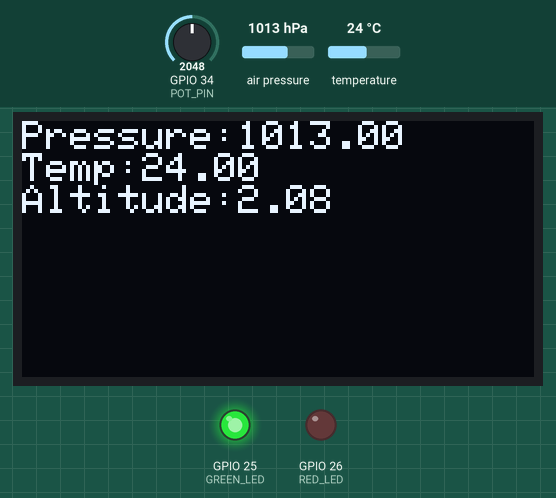
Simulated run of this sketch. Board: ESP32. On the bench: 128×64 one-colour display, output pins drawn as LEDs (lit = HIGH). The test bench sets the inputs (shaded band); at power-on: GPIO 34 (POT_PIN) = 2048, air pressure 1013 hPa, temperature 24 °C. What the sketch prints to the serial monitor is not drawn.

Above: at 0.1 s.
Timing chart, 0 to 1.6 s (numbered marks = the images above):
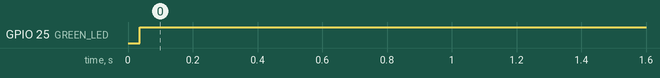

Measured:
- by itself, GPIO 25 (GREEN_LED): LOW → HIGH at 0.04 s

The sketch:

Pressure___Altitude_Logger.ino
```cpp
#include <Wire.h>
#include <Adafruit_BMP085.h>
#include <Adafruit_GFX.h>
#include <Adafruit_SSD1306.h>

#define SCREEN_WIDTH 128
#define SCREEN_HEIGHT 64

#define GREEN_LED 25
#define RED_LED   26
#define POT_PIN   34

Adafruit_BMP085 bmp;
Adafruit_SSD1306 display(SCREEN_WIDTH, SCREEN_HEIGHT, &Wire, -1);

float pressureLog[24];
int logIndex = 0;

unsigned long lastRead = 0;
unsigned long lastScreen = 0;
bool page = false;

void setup() {
  Serial.begin(115200);

  pinMode(GREEN_LED, OUTPUT);
  pinMode(RED_LED, OUTPUT);

  Wire.begin(21,22);

  if(!bmp.begin()){
    Serial.println("BMP180 not found!");
    while(1);
  }

  if(!display.begin(SSD1306_SWITCHCAPVCC,0x3C)){
    Serial.println("OLED failed");
    while(1);
  }

  display.clearDisplay();
}

void loop() {

  if(millis()-lastRead>30000 || logIndex==0){

    float pressure = bmp.readPressure()/100.0;
    float temp = bmp.readTemperature();

    int pot = analogRead(POT_PIN);
    float localAltitude = map(pot,0,4095,0,2000);

    float altitude = bmp.readAltitude();
    float seaLevel =
      pressure / pow(1.0 - (localAltitude/44330.0),5.255);

    pressureLog[logIndex%24]=pressure;
    logIndex++;

    float oldest = pressureLog[(logIndex)%24];
    float diff = pressure-oldest;

    String trend="STABLE";

    if(diff>0.5){
      trend="RISING";
      digitalWrite(GREEN_LED,HIGH);
      digitalWrite(RED_LED,LOW);
    }
    else if(diff<-0.5){
      trend="FALLING";
      digitalWrite(RED_LED,HIGH);
      digitalWrite(GREEN_LED,LOW);
    }
    else{
      trend="STABLE";
      digitalWrite(GREEN_LED,HIGH);
      digitalWrite(RED_LED,LOW);
    }

    Serial.println("----------------------------");
    Serial.print("Temp: ");
    Serial.print(temp);
    Serial.println(" C");

    Serial.print("Pressure: ");
    Serial.print(pressure);
    Serial.println(" hPa");

    Serial.print("Altitude: ");
    Serial.print(altitude);
    Serial.println(" m");

    Serial.print("Sea Level Pressure: ");
    Serial.print(seaLevel);
    Serial.println(" hPa");

    Serial.print("Trend: ");
    Serial.println(trend);

    if(!page){
      display.clearDisplay();
      display.setTextSize(1);
      display.setCursor(0,0);
      display.print("Pressure:");
      display.println(pressure);

      display.print("Temp:");
      display.println(temp);

      display.print("Altitude:");
      display.println(altitude);
    }
    else{
      display.clearDisplay();
      display.setTextSize(2);

      if(trend=="RISING")
        display.println("^");
      else if(trend=="FALLING")
        display.println("v");
      else
        display.println("-");

      display.setTextSize(1);
      display.println(trend);
    }

    display.display();

    lastRead=millis();
  }

  if(millis()-lastScreen>5000){
    page=!page;
    lastScreen=millis();
  }
}
```
